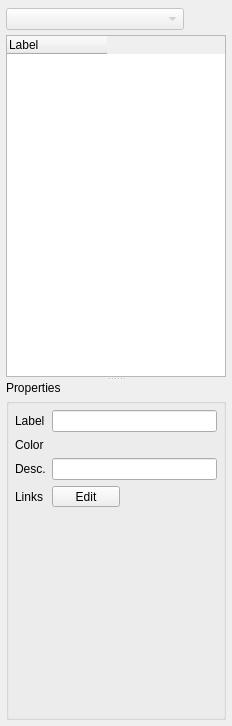
<?xml version="1.0" encoding="UTF-8"?>
<ui version="4.0">
 <class>ModelDockWidget</class>
 <widget class="QDockWidget" name="ModelDockWidget">
  <property name="geometry">
   <rect>
    <x>0</x>
    <y>0</y>
    <width>232</width>
    <height>726</height>
   </rect>
  </property>
  <property name="minimumSize">
   <size>
    <width>232</width>
    <height>506</height>
   </size>
  </property>
  <property name="maximumSize">
   <size>
    <width>300</width>
    <height>524287</height>
   </size>
  </property>
  <property name="features">
   <set>QDockWidget::AllDockWidgetFeatures</set>
  </property>
  <property name="allowedAreas">
   <set>Qt::LeftDockWidgetArea|Qt::RightDockWidgetArea</set>
  </property>
  <property name="windowTitle">
   <string>Model</string>
  </property>
  <widget class="QWidget" name="dockWidgetContents">
   <layout class="QVBoxLayout" name="verticalLayout_4">
    <property name="margin">
     <number>6</number>
    </property>
    <item>
     <widget class="QSplitter" name="splitter">
      <property name="orientation">
       <enum>Qt::Vertical</enum>
      </property>
      <property name="childrenCollapsible">
       <bool>false</bool>
      </property>
      <widget class="QWidget" name="layoutWidget">
       <layout class="QVBoxLayout" name="verticalLayout">
        <property name="spacing">
         <number>3</number>
        </property>
        <item>
         <layout class="QHBoxLayout" name="horizontalLayout_6">
          <item>
           <widget class="QComboBox" name="modelConfigurationComboBox">
            <property name="enabled">
             <bool>false</bool>
            </property>
           </widget>
          </item>
          <item>
           <spacer name="horizontalSpacer">
            <property name="orientation">
             <enum>Qt::Horizontal</enum>
            </property>
            <property name="sizeType">
             <enum>QSizePolicy::Fixed</enum>
            </property>
            <property name="sizeHint" stdset="0">
             <size>
              <width>10</width>
              <height>20</height>
             </size>
            </property>
           </spacer>
          </item>
          <item>
           <widget class="QPushButton" name="modelConfigurationButton">
            <property name="enabled">
             <bool>false</bool>
            </property>
            <property name="sizePolicy">
             <sizepolicy hsizetype="Fixed" vsizetype="Fixed">
              <horstretch>0</horstretch>
              <verstretch>0</verstretch>
             </sizepolicy>
            </property>
            <property name="minimumSize">
             <size>
              <width>24</width>
              <height>26</height>
             </size>
            </property>
            <property name="maximumSize">
             <size>
              <width>24</width>
              <height>26</height>
             </size>
            </property>
            <property name="styleSheet">
             <string notr="true">QPushButton:flat {
     border: none;
}

QPushButton::menu-indicator {
     image: none;
}</string>
            </property>
            <property name="text">
             <string/>
            </property>
            <property name="icon">
             <iconset resource="images.qrc">
              <normaloff>:/Resources/Images/process.png</normaloff>:/Resources/Images/process.png</iconset>
            </property>
            <property name="iconSize">
             <size>
              <width>24</width>
              <height>16</height>
             </size>
            </property>
            <property name="flat">
             <bool>true</bool>
            </property>
           </widget>
          </item>
          <item>
           <spacer name="horizontalSpacer_2">
            <property name="orientation">
             <enum>Qt::Horizontal</enum>
            </property>
            <property name="sizeType">
             <enum>QSizePolicy::Fixed</enum>
            </property>
            <property name="sizeHint" stdset="0">
             <size>
              <width>5</width>
              <height>20</height>
             </size>
            </property>
           </spacer>
          </item>
         </layout>
        </item>
        <item>
         <widget class="QTreeWidget" name="modelTree">
          <property name="editTriggers">
           <set>QAbstractItemView::NoEditTriggers</set>
          </property>
          <property name="selectionMode">
           <enum>QAbstractItemView::ExtendedSelection</enum>
          </property>
          <property name="indentation">
           <number>10</number>
          </property>
          <attribute name="headerStretchLastSection">
           <bool>false</bool>
          </attribute>
          <column>
           <property name="text">
            <string>Label</string>
           </property>
          </column>
          <column>
           <property name="text">
            <string/>
           </property>
           <property name="icon">
            <iconset resource="images.qrc">
             <normaloff>:/Resources/Images/trajectory_active.png</normaloff>:/Resources/Images/trajectory_active.png</iconset>
           </property>
          </column>
          <column>
           <property name="text">
            <string/>
           </property>
           <property name="icon">
            <iconset resource="images.qrc">
             <normaloff>:/Resources/Images/eye.png</normaloff>:/Resources/Images/eye.png</iconset>
           </property>
          </column>
         </widget>
        </item>
       </layout>
      </widget>
      <widget class="QWidget" name="layoutWidget_2">
       <layout class="QVBoxLayout" name="verticalLayout_3" stretch="0,0,1,0">
        <property name="spacing">
         <number>0</number>
        </property>
        <item>
         <widget class="QPushButton" name="propertiesButton">
          <property name="styleSheet">
           <string>QPushButton
{
  text-align: left;
}

QPushButton::pressed
{
  border: none;
  margin: 0px;
  padding: 0px;
}

QPushButton::flat
{
  border: none;
  margin: 0px;
  padding: 0px;
}</string>
          </property>
          <property name="text">
           <string>Properties</string>
          </property>
          <property name="icon">
           <iconset resource="images.qrc">
            <normaloff>:/Resources/Images/disclosureTriangleSmallDownBlack.png</normaloff>:/Resources/Images/disclosureTriangleSmallDownBlack.png</iconset>
          </property>
          <property name="iconSize">
           <size>
            <width>11</width>
            <height>12</height>
           </size>
          </property>
          <property name="flat">
           <bool>true</bool>
          </property>
         </widget>
        </item>
        <item>
         <spacer name="verticalSpacer_2">
          <property name="orientation">
           <enum>Qt::Vertical</enum>
          </property>
          <property name="sizeType">
           <enum>QSizePolicy::Fixed</enum>
          </property>
          <property name="sizeHint" stdset="0">
           <size>
            <width>20</width>
            <height>3</height>
           </size>
          </property>
         </spacer>
        </item>
        <item>
         <widget class="QGroupBox" name="propertiesGroup">
          <property name="title">
           <string/>
          </property>
          <property name="flat">
           <bool>false</bool>
          </property>
          <layout class="QVBoxLayout" name="verticalLayout_2">
           <property name="spacing">
            <number>3</number>
           </property>
           <property name="margin">
            <number>0</number>
           </property>
           <item>
            <widget class="QStackedWidget" name="propertiesStack">
             <property name="enabled">
              <bool>true</bool>
             </property>
             <property name="sizePolicy">
              <sizepolicy hsizetype="Preferred" vsizetype="Minimum">
               <horstretch>0</horstretch>
               <verstretch>0</verstretch>
              </sizepolicy>
             </property>
             <property name="currentIndex">
              <number>1</number>
             </property>
             <widget class="QWidget" name="emptyPage"/>
             <widget class="QWidget" name="segmentPage">
              <layout class="QGridLayout" name="gridLayout_4">
               <property name="margin">
                <number>6</number>
               </property>
               <item row="0" column="0">
                <widget class="QLabel" name="segmentLabelLabel">
                 <property name="text">
                  <string>Label</string>
                 </property>
                </widget>
               </item>
               <item row="0" column="1">
                <widget class="QLineEdit" name="segmentLabelEdit">
                 <property name="maxLength">
                  <number>255</number>
                 </property>
                 <property name="readOnly">
                  <bool>false</bool>
                 </property>
                </widget>
               </item>
               <item row="1" column="0">
                <widget class="QLabel" name="segmentColorLabel">
                 <property name="text">
                  <string>Color</string>
                 </property>
                </widget>
               </item>
               <item row="2" column="0">
                <widget class="QLabel" name="segmentDescLabel">
                 <property name="text">
                  <string>Desc.</string>
                 </property>
                </widget>
               </item>
               <item row="2" column="1">
                <widget class="QLineEdit" name="segmentDescEdit">
                 <property name="maxLength">
                  <number>255</number>
                 </property>
                 <property name="readOnly">
                  <bool>false</bool>
                 </property>
                </widget>
               </item>
               <item row="3" column="0">
                <widget class="QLabel" name="segmentLinkLabel">
                 <property name="text">
                  <string>Links</string>
                 </property>
                </widget>
               </item>
               <item row="3" column="1">
                <widget class="QToolButton" name="segmentEditLinksButton">
                 <property name="text">
                  <string>     Edit     </string>
                 </property>
                 <property name="toolButtonStyle">
                  <enum>Qt::ToolButtonTextBesideIcon</enum>
                 </property>
                </widget>
               </item>
               <item row="4" column="0">
                <spacer name="verticalSpacer_5">
                 <property name="orientation">
                  <enum>Qt::Vertical</enum>
                 </property>
                 <property name="sizeType">
                  <enum>QSizePolicy::Expanding</enum>
                 </property>
                 <property name="sizeHint" stdset="0">
                  <size>
                   <width>20</width>
                   <height>0</height>
                  </size>
                 </property>
                </spacer>
               </item>
              </layout>
             </widget>
             <widget class="QWidget" name="markerPage">
              <layout class="QGridLayout" name="gridLayout_3">
               <property name="margin">
                <number>6</number>
               </property>
               <item row="0" column="0">
                <widget class="QLabel" name="markerLabelLabel">
                 <property name="text">
                  <string>Label</string>
                 </property>
                </widget>
               </item>
               <item row="0" column="1">
                <widget class="QLineEdit" name="markerLabelEdit">
                 <property name="maxLength">
                  <number>255</number>
                 </property>
                 <property name="readOnly">
                  <bool>false</bool>
                 </property>
                </widget>
               </item>
               <item row="1" column="0">
                <widget class="QLabel" name="markerRadiusLabel">
                 <property name="text">
                  <string>Radius</string>
                 </property>
                </widget>
               </item>
               <item row="1" column="1">
                <layout class="QHBoxLayout" name="horizontalLayout_7">
                 <property name="spacing">
                  <number>6</number>
                 </property>
                 <item>
                  <widget class="QSlider" name="markerRadiusSlider">
                   <property name="sizePolicy">
                    <sizepolicy hsizetype="Expanding" vsizetype="Preferred">
                     <horstretch>0</horstretch>
                     <verstretch>0</verstretch>
                    </sizepolicy>
                   </property>
                   <property name="minimum">
                    <number>1</number>
                   </property>
                   <property name="maximum">
                    <number>50</number>
                   </property>
                   <property name="singleStep">
                    <number>1</number>
                   </property>
                   <property name="orientation">
                    <enum>Qt::Horizontal</enum>
                   </property>
                  </widget>
                 </item>
                 <item>
                  <widget class="QDoubleSpinBox" name="markerRadiusSpinBox">
                   <property name="sizePolicy">
                    <sizepolicy hsizetype="Fixed" vsizetype="Fixed">
                     <horstretch>0</horstretch>
                     <verstretch>0</verstretch>
                    </sizepolicy>
                   </property>
                   <property name="minimumSize">
                    <size>
                     <width>70</width>
                     <height>0</height>
                    </size>
                   </property>
                   <property name="maximumSize">
                    <size>
                     <width>70</width>
                     <height>16777215</height>
                    </size>
                   </property>
                   <property name="styleSheet">
                    <string notr="true"/>
                   </property>
                   <property name="suffix">
                    <string> mm</string>
                   </property>
                   <property name="decimals">
                    <number>1</number>
                   </property>
                   <property name="minimum">
                    <double>0.000000000000000</double>
                   </property>
                   <property name="maximum">
                    <double>50.000000000000000</double>
                   </property>
                   <property name="value">
                    <double>0.000000000000000</double>
                   </property>
                  </widget>
                 </item>
                </layout>
               </item>
               <item row="2" column="0">
                <widget class="QLabel" name="markerColorLabel">
                 <property name="text">
                  <string>Color</string>
                 </property>
                </widget>
               </item>
               <item row="4" column="0">
                <widget class="QLabel" name="markerDescLabel">
                 <property name="text">
                  <string>Desc.</string>
                 </property>
                </widget>
               </item>
               <item row="4" column="1">
                <widget class="QLineEdit" name="markerDescEdit">
                 <property name="maxLength">
                  <number>255</number>
                 </property>
                 <property name="readOnly">
                  <bool>false</bool>
                 </property>
                </widget>
               </item>
               <item row="5" column="0">
                <spacer name="verticalSpacer">
                 <property name="orientation">
                  <enum>Qt::Vertical</enum>
                 </property>
                 <property name="sizeType">
                  <enum>QSizePolicy::Expanding</enum>
                 </property>
                 <property name="sizeHint" stdset="0">
                  <size>
                   <width>20</width>
                   <height>0</height>
                  </size>
                 </property>
                </spacer>
               </item>
               <item row="2" column="1">
                <widget class="QFrame" name="frame">
                 <property name="frameShape">
                  <enum>QFrame::NoFrame</enum>
                 </property>
                 <layout class="QHBoxLayout" name="horizontalLayout_2">
                  <property name="spacing">
                   <number>0</number>
                  </property>
                  <property name="leftMargin">
                   <number>0</number>
                  </property>
                  <property name="topMargin">
                   <number>0</number>
                  </property>
                  <property name="rightMargin">
                   <number>0</number>
                  </property>
                  <property name="bottomMargin">
                   <number>6</number>
                  </property>
                  <item>
                   <layout class="QHBoxLayout" name="horizontalLayout">
                    <property name="spacing">
                     <number>3</number>
                    </property>
                    <item>
                     <widget class="QPushButton" name="markerColorButton">
                      <property name="minimumSize">
                       <size>
                        <width>16</width>
                        <height>16</height>
                       </size>
                      </property>
                      <property name="maximumSize">
                       <size>
                        <width>16</width>
                        <height>16</height>
                       </size>
                      </property>
                      <property name="styleSheet">
                       <string notr="true">QPushButton:flat {
     border: none;
}</string>
                      </property>
                      <property name="flat">
                       <bool>true</bool>
                      </property>
                     </widget>
                    </item>
                    <item>
                     <widget class="QPushButton" name="markerColorButtonMenu">
                      <property name="minimumSize">
                       <size>
                        <width>8</width>
                        <height>16</height>
                       </size>
                      </property>
                      <property name="maximumSize">
                       <size>
                        <width>8</width>
                        <height>16</height>
                       </size>
                      </property>
                      <property name="styleSheet">
                       <string notr="true">QPushButton:flat {
     border: none;
}

QPushButton::menu-indicator {
     image: none;
}</string>
                      </property>
                      <property name="text">
                       <string/>
                      </property>
                      <property name="icon">
                       <iconset resource="images.qrc">
                        <normaloff>:/Resources/Images/menu_button.png</normaloff>:/Resources/Images/menu_button.png</iconset>
                      </property>
                      <property name="flat">
                       <bool>true</bool>
                      </property>
                     </widget>
                    </item>
                   </layout>
                  </item>
                  <item>
                   <widget class="Line" name="line">
                    <property name="minimumSize">
                     <size>
                      <width>0</width>
                      <height>16</height>
                     </size>
                    </property>
                    <property name="orientation">
                     <enum>Qt::Vertical</enum>
                    </property>
                   </widget>
                  </item>
                  <item>
                   <widget class="QPushButton" name="markerColorRecent1">
                    <property name="minimumSize">
                     <size>
                      <width>16</width>
                      <height>16</height>
                     </size>
                    </property>
                    <property name="maximumSize">
                     <size>
                      <width>16</width>
                      <height>16</height>
                     </size>
                    </property>
                    <property name="styleSheet">
                     <string notr="true">QPushButton:flat {
     border: none;
}</string>
                    </property>
                    <property name="flat">
                     <bool>true</bool>
                    </property>
                   </widget>
                  </item>
                  <item>
                   <widget class="QPushButton" name="markerColorRecent2">
                    <property name="minimumSize">
                     <size>
                      <width>16</width>
                      <height>16</height>
                     </size>
                    </property>
                    <property name="maximumSize">
                     <size>
                      <width>16</width>
                      <height>16</height>
                     </size>
                    </property>
                    <property name="styleSheet">
                     <string notr="true">QPushButton:flat {
     border: none;
}</string>
                    </property>
                    <property name="flat">
                     <bool>true</bool>
                    </property>
                   </widget>
                  </item>
                  <item>
                   <widget class="QPushButton" name="markerColorRecent3">
                    <property name="minimumSize">
                     <size>
                      <width>16</width>
                      <height>16</height>
                     </size>
                    </property>
                    <property name="maximumSize">
                     <size>
                      <width>16</width>
                      <height>16</height>
                     </size>
                    </property>
                    <property name="styleSheet">
                     <string notr="true">QPushButton:flat {
     border: none;
}</string>
                    </property>
                    <property name="flat">
                     <bool>true</bool>
                    </property>
                   </widget>
                  </item>
                  <item>
                   <widget class="QPushButton" name="markerColorRecent4">
                    <property name="minimumSize">
                     <size>
                      <width>16</width>
                      <height>16</height>
                     </size>
                    </property>
                    <property name="maximumSize">
                     <size>
                      <width>16</width>
                      <height>16</height>
                     </size>
                    </property>
                    <property name="styleSheet">
                     <string notr="true">QPushButton:flat {
     border: none;
}</string>
                    </property>
                    <property name="flat">
                     <bool>true</bool>
                    </property>
                   </widget>
                  </item>
                  <item>
                   <widget class="QPushButton" name="markerColorRecent5">
                    <property name="minimumSize">
                     <size>
                      <width>16</width>
                      <height>16</height>
                     </size>
                    </property>
                    <property name="maximumSize">
                     <size>
                      <width>16</width>
                      <height>16</height>
                     </size>
                    </property>
                    <property name="styleSheet">
                     <string notr="true">QPushButton:flat {
     border: none;
}</string>
                    </property>
                    <property name="text">
                     <string/>
                    </property>
                    <property name="flat">
                     <bool>true</bool>
                    </property>
                   </widget>
                  </item>
                 </layout>
                </widget>
               </item>
              </layout>
             </widget>
             <widget class="QWidget" name="pointPage">
              <layout class="QGridLayout" name="gridLayout">
               <property name="margin">
                <number>6</number>
               </property>
               <item row="0" column="0">
                <widget class="QLabel" name="pointLabelLabel">
                 <property name="text">
                  <string>Label</string>
                 </property>
                </widget>
               </item>
               <item row="0" column="1">
                <widget class="QLineEdit" name="pointLabelEdit">
                 <property name="maxLength">
                  <number>255</number>
                 </property>
                 <property name="readOnly">
                  <bool>false</bool>
                 </property>
                </widget>
               </item>
               <item row="1" column="0">
                <widget class="QLabel" name="pointDescLabel">
                 <property name="text">
                  <string>Desc.</string>
                 </property>
                </widget>
               </item>
               <item row="1" column="1">
                <widget class="QLineEdit" name="pointDescEdit">
                 <property name="maxLength">
                  <number>255</number>
                 </property>
                 <property name="readOnly">
                  <bool>false</bool>
                 </property>
                </widget>
               </item>
               <item row="2" column="0">
                <spacer name="verticalSpacer_3">
                 <property name="orientation">
                  <enum>Qt::Vertical</enum>
                 </property>
                 <property name="sizeType">
                  <enum>QSizePolicy::Expanding</enum>
                 </property>
                 <property name="sizeHint" stdset="0">
                  <size>
                   <width>20</width>
                   <height>0</height>
                  </size>
                 </property>
                </spacer>
               </item>
              </layout>
             </widget>
             <widget class="QWidget" name="analogPage">
              <layout class="QGridLayout" name="gridLayout_2">
               <property name="margin">
                <number>6</number>
               </property>
               <item row="0" column="0">
                <widget class="QLabel" name="analogLabelLabel">
                 <property name="text">
                  <string>Label</string>
                 </property>
                </widget>
               </item>
               <item row="0" column="1">
                <widget class="QLineEdit" name="analogLabelEdit">
                 <property name="maxLength">
                  <number>255</number>
                 </property>
                 <property name="readOnly">
                  <bool>false</bool>
                 </property>
                </widget>
               </item>
               <item row="1" column="0" rowspan="2">
                <widget class="QLabel" name="analogUnitLabel">
                 <property name="text">
                  <string>Unit</string>
                 </property>
                </widget>
               </item>
               <item row="1" column="1">
                <widget class="QLineEdit" name="analogUnitEdit">
                 <property name="maxLength">
                  <number>255</number>
                 </property>
                 <property name="readOnly">
                  <bool>false</bool>
                 </property>
                </widget>
               </item>
               <item row="2" column="1" rowspan="2">
                <widget class="QComboBox" name="analogGainComboBox">
                 <item>
                  <property name="text">
                   <string/>
                  </property>
                 </item>
                 <item>
                  <property name="text">
                   <string>+/- 10 volts</string>
                  </property>
                 </item>
                 <item>
                  <property name="text">
                   <string>+/- 5 volts</string>
                  </property>
                 </item>
                 <item>
                  <property name="text">
                   <string>+/- 2.5 volts</string>
                  </property>
                 </item>
                 <item>
                  <property name="text">
                   <string>+/- 1.25 volts</string>
                  </property>
                 </item>
                 <item>
                  <property name="text">
                   <string>+/- 1 volt</string>
                  </property>
                 </item>
                </widget>
               </item>
               <item row="3" column="0">
                <widget class="QLabel" name="analogGainLabel">
                 <property name="text">
                  <string>Gain</string>
                 </property>
                </widget>
               </item>
               <item row="4" column="0">
                <widget class="QLabel" name="analogScaleLabel">
                 <property name="text">
                  <string>Scale</string>
                 </property>
                </widget>
               </item>
               <item row="4" column="1">
                <widget class="QDoubleSpinBox" name="analogScaleSpinBox">
                 <property name="decimals">
                  <number>5</number>
                 </property>
                 <property name="minimum">
                  <double>-100000.000000000000000</double>
                 </property>
                 <property name="maximum">
                  <double>100000.000000000000000</double>
                 </property>
                 <property name="singleStep">
                  <double>0.100000000000000</double>
                 </property>
                </widget>
               </item>
               <item row="5" column="0">
                <widget class="QLabel" name="analogOffsetLabel">
                 <property name="text">
                  <string>Offset</string>
                 </property>
                </widget>
               </item>
               <item row="5" column="1">
                <widget class="QSpinBox" name="analogOffsetSpinBox">
                 <property name="maximum">
                  <number>65535</number>
                 </property>
                </widget>
               </item>
               <item row="6" column="0">
                <widget class="QLabel" name="analogDescLabel">
                 <property name="text">
                  <string>Desc.</string>
                 </property>
                </widget>
               </item>
               <item row="6" column="1">
                <widget class="QLineEdit" name="analogDescEdit">
                 <property name="maxLength">
                  <number>255</number>
                 </property>
                 <property name="readOnly">
                  <bool>false</bool>
                 </property>
                </widget>
               </item>
               <item row="7" column="0">
                <spacer name="verticalSpacer_4">
                 <property name="orientation">
                  <enum>Qt::Vertical</enum>
                 </property>
                 <property name="sizeType">
                  <enum>QSizePolicy::Expanding</enum>
                 </property>
                 <property name="sizeHint" stdset="0">
                  <size>
                   <width>20</width>
                   <height>0</height>
                  </size>
                 </property>
                </spacer>
               </item>
              </layout>
             </widget>
            </widget>
           </item>
          </layout>
         </widget>
        </item>
        <item>
         <spacer name="propertiesVerticalSpacerOut">
          <property name="orientation">
           <enum>Qt::Vertical</enum>
          </property>
          <property name="sizeType">
           <enum>QSizePolicy::Expanding</enum>
          </property>
          <property name="sizeHint" stdset="0">
           <size>
            <width>20</width>
            <height>0</height>
           </size>
          </property>
         </spacer>
        </item>
       </layout>
      </widget>
     </widget>
    </item>
   </layout>
  </widget>
 </widget>
 <resources>
  <include location="images.qrc"/>
 </resources>
 <connections/>
</ui>
